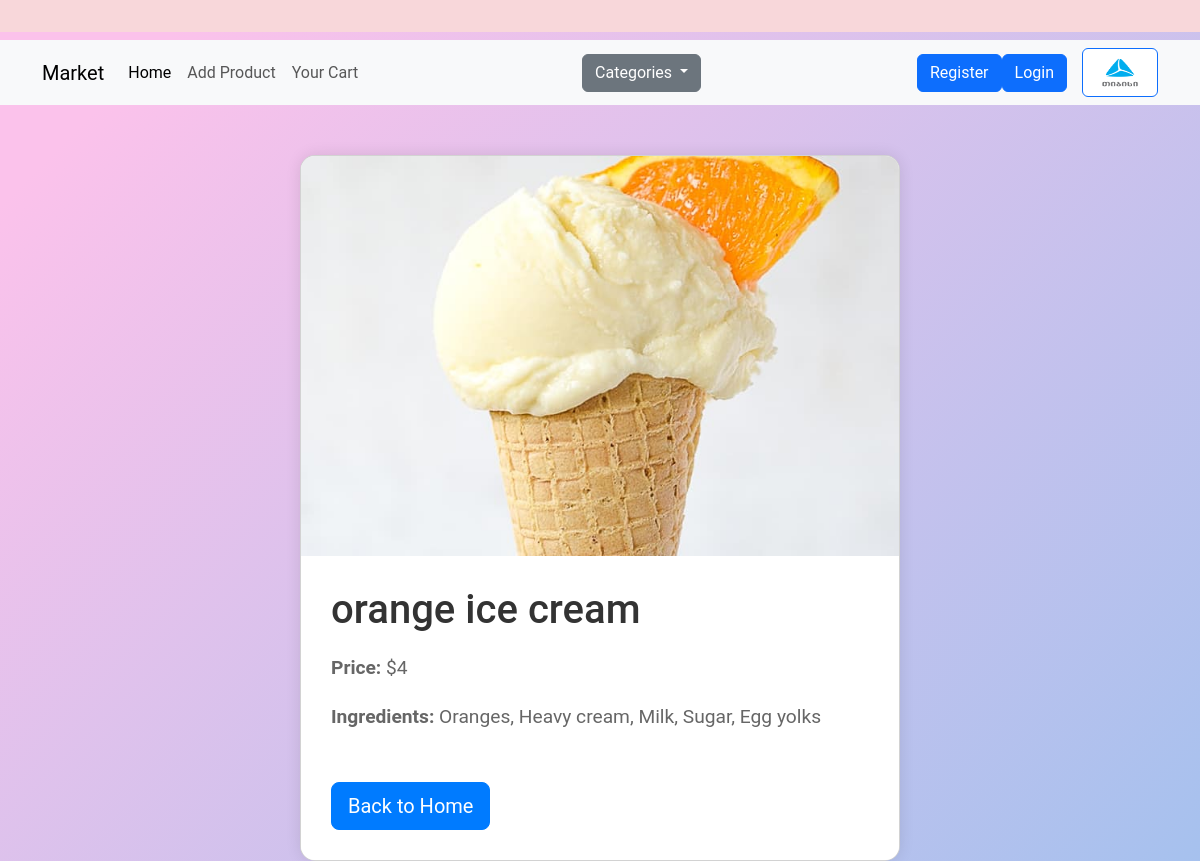
The page /detail/4 on the database its author committed.
### models.py (models this page shows, shortened)
class Product(db.Model):
    name = db.Column(db.String)
    file = db.Column(db.String)
    price = db.Column(db.Integer)
    id = db.Column(db.Integer, primary_key = True)
    category_id = db.Column(db.Integer, db.ForeignKey("category.id"))
    ingredients = db.Column(db.Text)

### routes.py (the view)
@app.route('/detail/<int:id>')
def detail(id):
    current = Product.query.get(id)
    return render_template("details.html", product=current)

### templates/details.html (shortened to what this page needs)
{% extends "base.html" %}
{% block content %}
{% set img = product.file %}
<div class="container detail-card">
    <div class="card">
        <img src="{{ url_for('static', filename=img) }}" class="card-img-top" alt="{{ product.name }}">
        <div class="card-body">
            <h5 class="card-title">{{ product.name }}</h5>
            <p class="card-text"><strong>Price:</strong> ${{ product.price }}</p>
            <p class="card-text"><strong>Ingredients:</strong> {{ product.ingredients }}</p>
            <a href="/" class="btn btn-back btn-lg btn-block">Back to Home</a>
        </div>
    </div>
</div>
{% endblock %}

### templates/base.html (style rules this page uses)
body { background: linear-gradient(135deg, #fbc2eb 10%, #a6c1ee 100%); font-family: 'Roboto', sans-serif; color: #333; }

### templates/details.html (style rules this page uses)
.detail-card { margin-top: 50px; display: flex; justify-content: center; }
.card { width: 100%; max-width: 600px; border-radius: 15px; overflow: hidden; box-shadow: 0px 0px 15px rgba(0, 0, 0, 0.1); }
.card-img-top { height: 400px; object-fit: cover; }
.card-body { padding: 30px; background-color: #fff; }
.card-title { font-size: 2.5em; margin-bottom: 20px; color: #333; }
.card-text { font-size: 1.2em; margin-bottom: 20px; color: #666; }
.btn-back { margin-top: 30px; background-color: #007bff; border-color: #007bff; color: #fff; }

### rows shown on the page
Product: file (picture), name "orange ice cream", price "4", ingredients "Oranges, Heavy cream, Milk, Sugar, Egg yolks"
